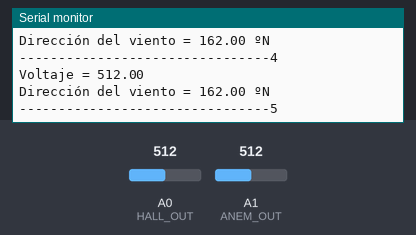
A sketch run on a simulated Arduino Uno, built with avr-gcc and run on an emulated ATmega328P. Shown: the last lines printed to the serial monitor. The test bench sets the inputs (shaded band); at power-on: A0 (HALL_OUT) = 512, A1 (ANEM_OUT) = 512.

Above: at 1.3 s.
1.4 s: A0 (HALL_OUT) set to 716
At 1.47 s:
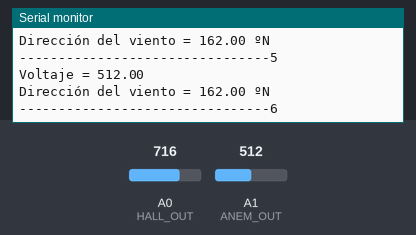
2.9 s: A1 (ANEM_OUT) set to 716
At 3.09 s:
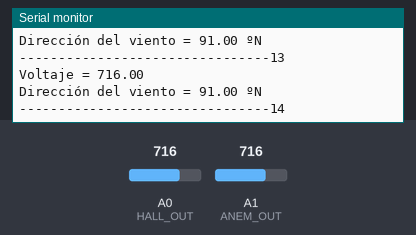
4.4 s: A0 (HALL_OUT) set to 900
At 4.51 s:
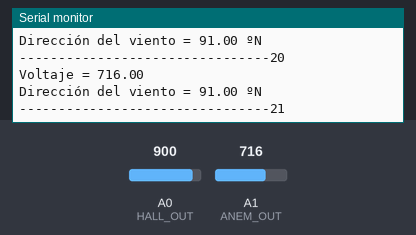
5.9 s: A1 (ANEM_OUT) set to 900
At 5.93 s:
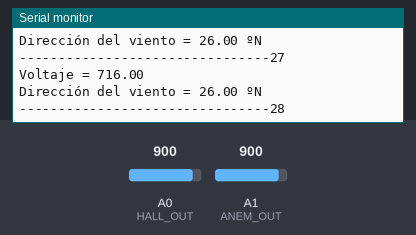
Timing chart, 0 to 8.4 s (numbered marks = the images above; inputs shaded):
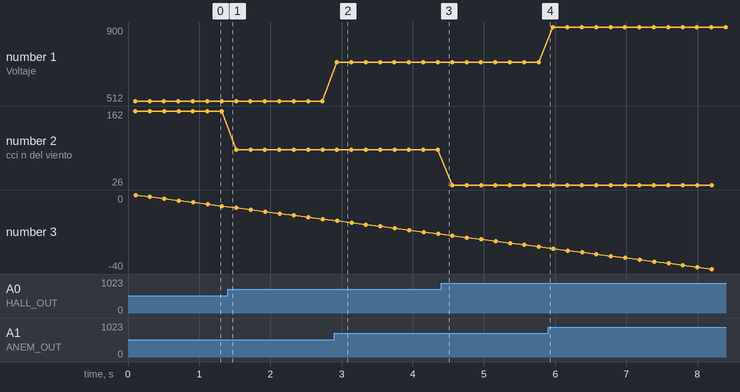

The sketch:

prueba_anem.ino
```cpp
#define HALL_OUT A0
#define ANEM_OUT A1

float velocidad, direccion;
int offset=18;
int a=0;

void setup() {
  Serial.begin(115200);  //Initialize serial
  Serial.println("INICIANDO");
  Serial.println("Setup terminado correctamente.");
  delay(100);
}

void HacerLecturas() {
  velocidad = analogRead(ANEM_OUT);
  direccion = map(analogRead(HALL_OUT), 0, 1024, 360-offset, 0-offset);
  if (direccion < 0){direccion+=360;}
}

void plotCanalSerie() {  // Visualizar datos por canal serie
  Serial.print("Voltaje = ");
  Serial.println(velocidad);
  Serial.print("Dirección del viento = ");
  Serial.print(direccion);
  Serial.println(" ºN");
  Serial.print("--------------------------------");
  Serial.println(a);
  a++;
}

void loop() {
  HacerLecturas();
  plotCanalSerie();
  delay(200); // Wait 300 seconds to update the channel again
}
```

Measured:
- after the input at 2.9 s, the serial monitor: prints a new line at once (image 2)
- plotted number 1: 512 → 716 after the input at 2.9 s, 716 → 900 after the input at 5.9 s
- plotted number 2: 162 → 91 after the input at 1.4 s, 91 → 26 after the input at 4.4 s
